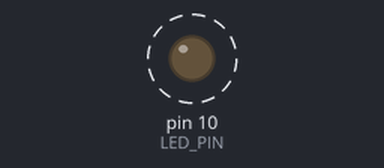
Simulated run of this sketch. Board: Arduino Uno, built with avr-gcc and run on an emulated ATmega328P. Parts: output pins drawn as LEDs (lit = HIGH). Dashed ring = blinking.

Above: at 0.5 s.
Timing chart, 0 to 4.6 s (numbered marks = the images above):
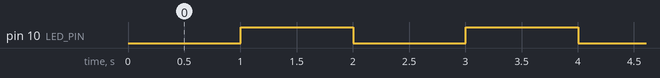

Measured:
- by itself, pin 10 (LED_PIN): alternates HIGH for 1.0 s and LOW for 1.0 s

The sketch:

aufgabe1.ino
```cpp
#define LED_PIN 10
#define DELAY_TIME 1000

long last_switch = 0;
bool mode = false;

void setup() {
  // put your setup code here, to run once:
  last_switch = millis();
  pinMode(LED_PIN, OUTPUT);
}

void loop() {
  // put your main code here, to run repeatedly:
  // I)
  // digitalWrite(LED_PIN, HIGH);
  // delay(DELAY_TIME);
  // digitalWrite(LED_PIN, LOW);
  // delay(DELAY_TIME);
  // II)
  long current_time = millis();
  if (current_time - last_switch > DELAY_TIME) {
    last_switch = current_time;
    mode = !mode;
    digitalWrite(LED_PIN, mode);
  }
  //Anmerkung: potentiell nicht overflow sicher
}
```
